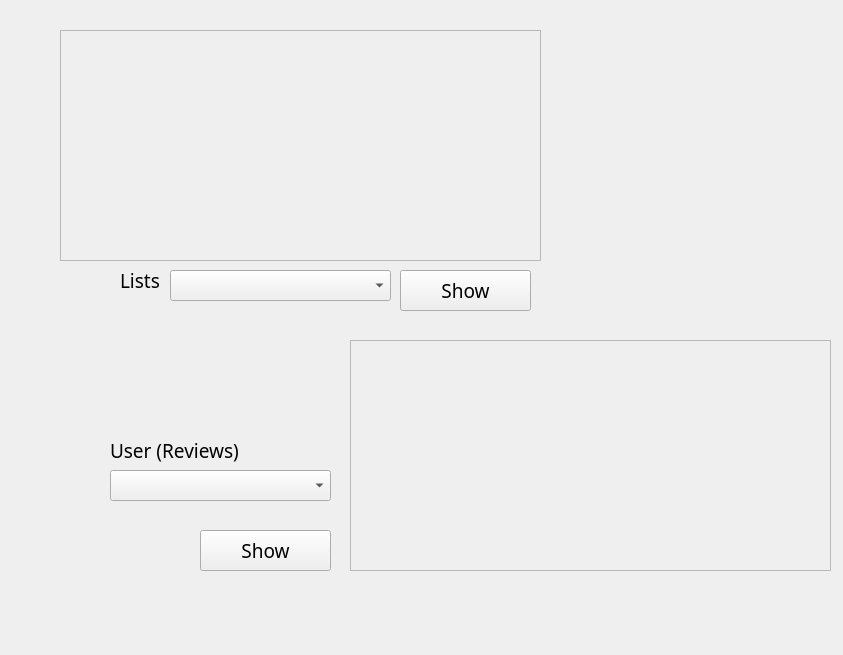
<?xml version="1.0" encoding="UTF-8"?>
<ui version="4.0">
 <class>ListsWidget</class>
 <widget class="QWidget" name="ListsWidget">
  <property name="geometry">
   <rect>
    <x>0</x>
    <y>0</y>
    <width>843</width>
    <height>655</height>
   </rect>
  </property>
  <property name="windowTitle">
   <string>Lists</string>
  </property>
  <widget class="QLabel" name="Lists_Background">
   <property name="geometry">
    <rect>
     <x>0</x>
     <y>0</y>
     <width>843</width>
     <height>655</height>
    </rect>
   </property>
   <property name="text">
    <string/>
   </property>
  </widget>
  <widget class="QLabel" name="Lists_ListsDisplay">
   <property name="geometry">
    <rect>
     <x>60</x>
     <y>30</y>
     <width>481</width>
     <height>231</height>
    </rect>
   </property>
   <property name="font">
    <font>
     <family>Source Sans Pro</family>
     <pointsize>14</pointsize>
    </font>
   </property>
   <property name="frameShape">
    <enum>QFrame::StyledPanel</enum>
   </property>
   <property name="text">
    <string/>
   </property>
   <property name="alignment">
    <set>Qt::AlignLeading|Qt::AlignLeft|Qt::AlignTop</set>
   </property>
  </widget>
  <widget class="QLabel" name="Lists_ListsLabel">
   <property name="geometry">
    <rect>
     <x>120</x>
     <y>260</y>
     <width>41</width>
     <height>41</height>
    </rect>
   </property>
   <property name="font">
    <font>
     <family>Source Sans Pro</family>
     <pointsize>14</pointsize>
     <weight>50</weight>
     <bold>false</bold>
    </font>
   </property>
   <property name="text">
    <string>Lists</string>
   </property>
  </widget>
  <widget class="QPushButton" name="Lists_ShowListsButton">
   <property name="geometry">
    <rect>
     <x>400</x>
     <y>270</y>
     <width>131</width>
     <height>41</height>
    </rect>
   </property>
   <property name="font">
    <font>
     <family>Coolvetica Rg</family>
     <pointsize>14</pointsize>
    </font>
   </property>
   <property name="text">
    <string>Show</string>
   </property>
   <property name="flat">
    <bool>false</bool>
   </property>
  </widget>
  <widget class="QComboBox" name="Lists_ListsInput">
   <property name="geometry">
    <rect>
     <x>170</x>
     <y>270</y>
     <width>221</width>
     <height>31</height>
    </rect>
   </property>
   <property name="font">
    <font>
     <family>Source Sans Pro</family>
     <pointsize>12</pointsize>
    </font>
   </property>
  </widget>
  <widget class="QLabel" name="Lists_UserLabel">
   <property name="geometry">
    <rect>
     <x>110</x>
     <y>430</y>
     <width>131</width>
     <height>41</height>
    </rect>
   </property>
   <property name="font">
    <font>
     <family>Source Sans Pro</family>
     <pointsize>14</pointsize>
     <weight>50</weight>
     <bold>false</bold>
    </font>
   </property>
   <property name="text">
    <string>User (Reviews)</string>
   </property>
  </widget>
  <widget class="QComboBox" name="Lists_UserInput">
   <property name="geometry">
    <rect>
     <x>110</x>
     <y>470</y>
     <width>221</width>
     <height>31</height>
    </rect>
   </property>
   <property name="font">
    <font>
     <family>Source Sans Pro</family>
     <pointsize>12</pointsize>
    </font>
   </property>
  </widget>
  <widget class="QLabel" name="Lists_UserReviewDisplay">
   <property name="geometry">
    <rect>
     <x>350</x>
     <y>340</y>
     <width>481</width>
     <height>231</height>
    </rect>
   </property>
   <property name="font">
    <font>
     <family>Source Sans Pro</family>
     <pointsize>14</pointsize>
    </font>
   </property>
   <property name="frameShape">
    <enum>QFrame::StyledPanel</enum>
   </property>
   <property name="text">
    <string/>
   </property>
   <property name="alignment">
    <set>Qt::AlignLeading|Qt::AlignLeft|Qt::AlignTop</set>
   </property>
  </widget>
  <widget class="QPushButton" name="Lists_ReviewShowButton">
   <property name="geometry">
    <rect>
     <x>200</x>
     <y>530</y>
     <width>131</width>
     <height>41</height>
    </rect>
   </property>
   <property name="font">
    <font>
     <family>Coolvetica Rg</family>
     <pointsize>14</pointsize>
    </font>
   </property>
   <property name="text">
    <string>Show</string>
   </property>
   <property name="flat">
    <bool>false</bool>
   </property>
  </widget>
 </widget>
 <resources/>
 <connections/>
</ui>
